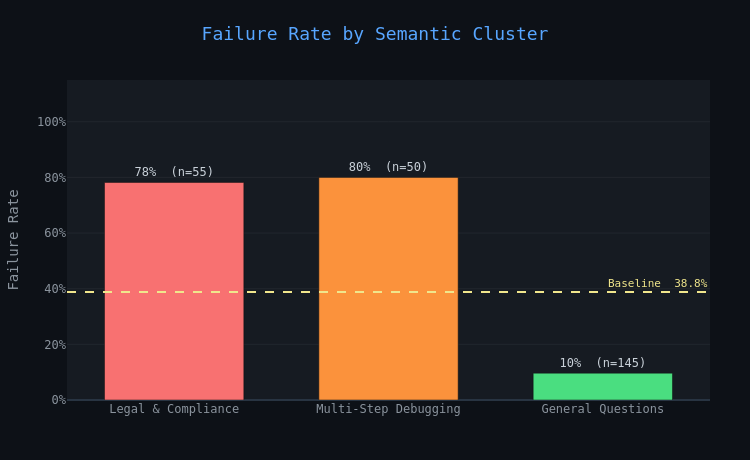

Here is the notebook cell this chart was saved with:
### Markdown cell above
---

## Step 5 — Failure-Rate Dashboard

The scatter plots show *where* failures cluster in the embedding space.
These two charts quantify *how bad* each slice is:

- **Left** — failure rate per cluster vs the overall baseline
- **Right** — full score distribution, showing the bimodal split in failure slices

### Code cell
CLUSTER_ORDER = ['Legal & Compliance', 'Multi-Step Debugging', 'General Questions']
CLUSTER_COLOR2 = {
    'Legal & Compliance':  '#f87171',
    'Multi-Step Debugging': '#fb923c',
    'General Questions':   '#4ade80',
}

stats = {}
for c in CLUSTER_ORDER:
    mask   = [cl == c for cl in all_clusters]
    c_stat = [s for s, m in zip(all_status, mask) if m]
    c_scr  = [s for s, m in zip(all_scores, mask) if m]
    stats[c] = {
        'fail_rate': c_stat.count('Fail') / len(c_stat),
        'n': len(c_stat),
        'scores': c_scr,
    }

baseline = all_status.count('Fail') / len(all_status)

fig3 = go.Figure()
for c in CLUSTER_ORDER:
    s = stats[c]
    fig3.add_trace(go.Bar(
        x=[c], y=[s['fail_rate']],
        marker_color=CLUSTER_COLOR2[c],
        text=[f'{s["fail_rate"]:.0%}  (n={s["n"]})'],
        textposition='outside',
        textfont=dict(color='#c9d1d9', size=12),
        name=c, showlegend=False,
    ))

fig3.add_hline(
    y=baseline, line_dash='dash', line_color='#f0e68c',
    annotation_text=f'Baseline  {baseline:.1%}',
    annotation_position='top right',
    annotation_font=dict(color='#f0e68c', size=11),
)
fig3.update_layout(
    template='plotly_dark',
    paper_bgcolor='#0d1117', plot_bgcolor='#161b22',
    title=dict(text='Failure Rate by Semantic Cluster',
               font=dict(size=18, color='#58a6ff'), x=0.5),
    yaxis=dict(title='Failure Rate', tickformat='.0%',
               range=[0, 1.15], gridcolor='#21262d', color='#8b949e'),
    xaxis=dict(color='#8b949e'),
    font=dict(family='monospace', size=12, color='#c9d1d9'),
    margin=dict(l=60, r=40, t=80, b=60),
    width=750, height=460, bargap=0.35,
)
fig3.show()

### Figure 1 — Plotly figure (JSON) as saved in the notebook; plotly's stock layout.template omitted (floating-point values rounded to 4 significant figures)
{"data": [{"marker": {"color": "#f87171"}, "name": "Legal & Compliance", "showlegend": false, "text": ["78%  (n=55)"], "textfont": {"color": "#c9d1d9", "size": 12}, "textposition": "outside", "type": "bar", "x": ["Legal & Compliance"], "y": [0.7818]}, {"marker": {"color": "#fb923c"}, "name": "Multi-Step Debugging", "showlegend": false, "text": ["80%  (n=50)"], "textfont": {"color": "#c9d1d9", "size": 12}, "textposition": "outside", "type": "bar", "x": ["Multi-Step Debugging"], "y": [0.8]}, {"marker": {"color": "#4ade80"}, "name": "General Questions", "showlegend": false, "text": ["10%  (n=145)"], "textfont": {"color": "#c9d1d9", "size": 12}, "textposition": "outside", "type": "bar", "x": ["General Questions"], "y": [0.09655]}], "layout": {"annotations": [{"font": {"color": "#f0e68c", "size": 11}, "showarrow": false, "text": "Baseline  38.8%", "x": 1, "xanchor": "right", "xref": "x domain", "y": 0.388, "yanchor": "bottom", "yref": "y"}], "bargap": 0.35, "font": {"color": "#c9d1d9", "family": "monospace", "size": 12}, "height": 460, "margin": {"b": 60, "l": 60, "r": 40, "t": 80}, "paper_bgcolor": "#0d1117", "plot_bgcolor": "#161b22", "shapes": [{"line": {"color": "#f0e68c", "dash": "dash"}, "type": "line", "x0": 0, "x1": 1, "xref": "x domain", "y0": 0.388, "y1": 0.388, "yref": "y"}], "title": {"font": {"color": "#58a6ff", "size": 18}, "text": "Failure Rate by Semantic Cluster", "x": 0.5}, "width": 750, "xaxis": {"color": "#8b949e"}, "yaxis": {"color": "#8b949e", "gridcolor": "#21262d", "range": [0, 1.15], "tickformat": ".0%", "title": {"text": "Failure Rate"}}}}
